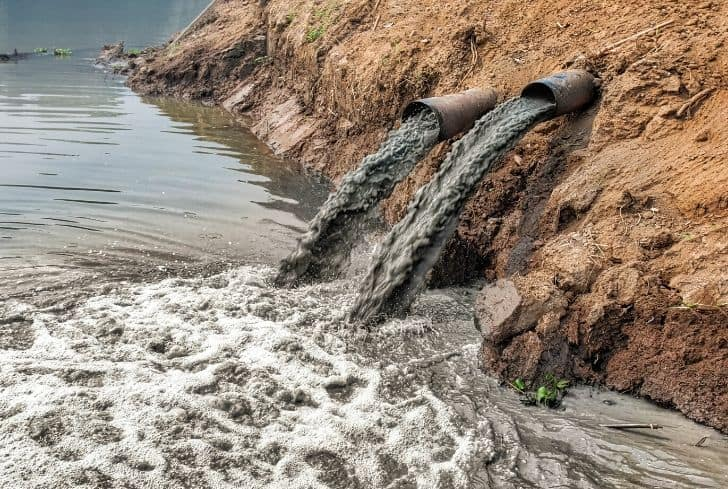
#> input picture QuizDigitalImageLorduy/Imagenesquiz/imagen1.jpg, 728 x 489 px
$ jupyter execute Quiz.ipynb
#> lines starting #> are read from the running program, lines starting #| are printed output that depends on the picture
[cell 1]
import cv2
import matplotlib.pyplot as plt

[cell 2]
# Reading image files
img1 = cv2.imread('Imagenesquiz/imagen1.jpg')
#> img1 is the input picture: shape (489, 728, 3); mean B, G, R 124, 137.9, 151.4
img2 = cv2.imread('Imagenesquiz/imagen2.jpg')
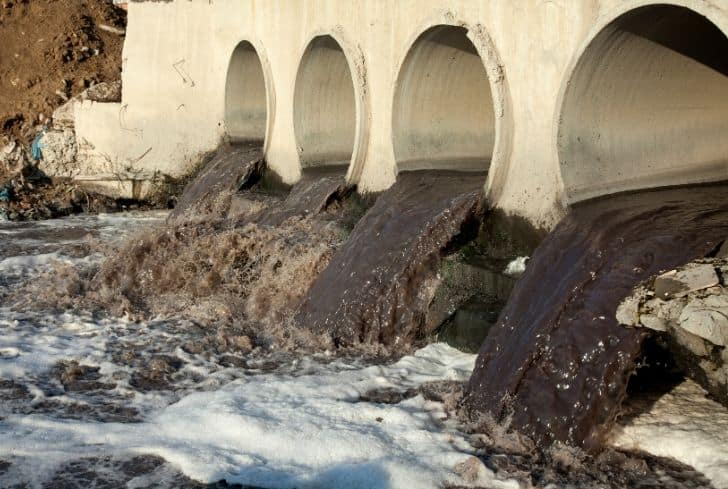
#> input picture QuizDigitalImageLorduy/Imagenesquiz/imagen2.jpg, 728 x 489 px
#> img2 is the input picture: shape (489, 728, 3); mean B, G, R 107.3, 123.3, 133.5
img3 = cv2.imread('Imagenesquiz/imagen3.jpg')
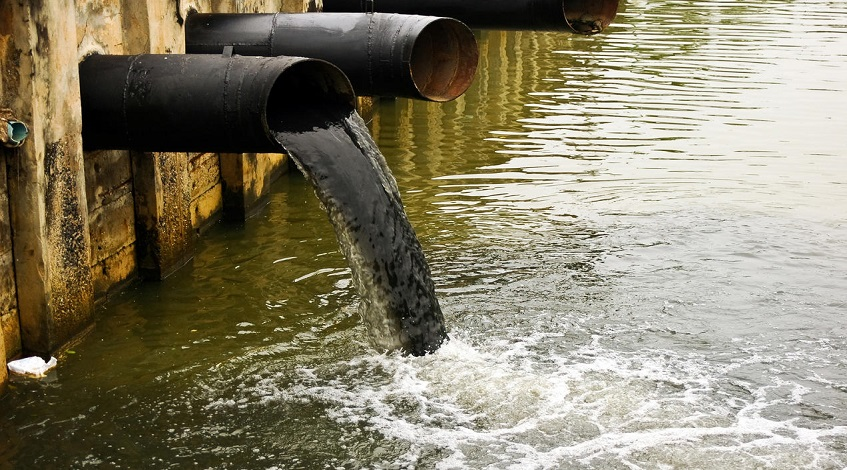
#> input picture QuizDigitalImageLorduy/Imagenesquiz/imagen3.jpg, 847 x 470 px
#> img3 is the input picture: shape (470, 847, 3); mean B, G, R 108.4, 130.4, 137.2
img4 = cv2.imread('Imagenesquiz/imagen4.jpg')
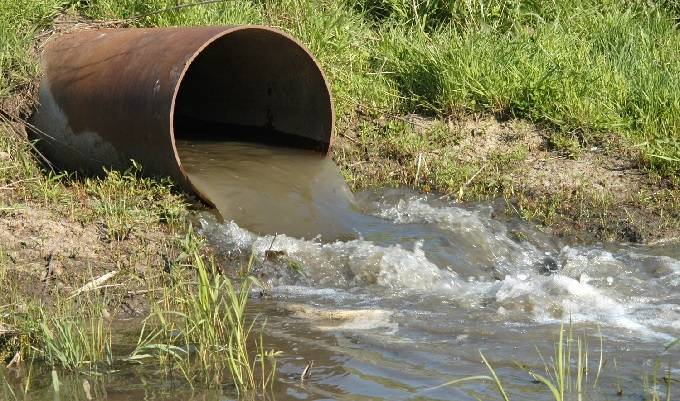
#> input picture QuizDigitalImageLorduy/Imagenesquiz/imagen4.jpg, 680 x 401 px
#> img4 is the input picture: shape (401, 680, 3); mean B, G, R 92.3, 125.9, 128.6
dim = (680,480)
img1r = cv2.resize(img1, dim, interpolation = cv2.INTER_AREA)
img2r = cv2.resize(img2, dim, interpolation = cv2.INTER_AREA)
img3r = cv2.resize(img3, dim, interpolation = cv2.INTER_AREA)
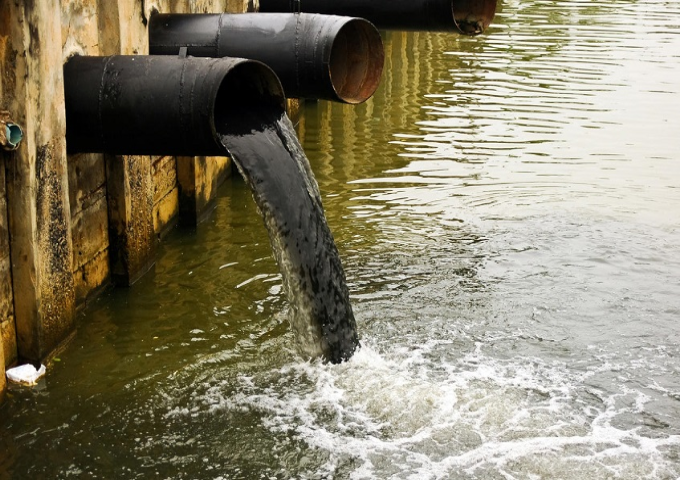
#> img3r: shape (480, 680, 3); mean B, G, R 108.3, 130.3, 137
img4r = cv2.resize(img4, dim, interpolation = cv2.INTER_AREA)
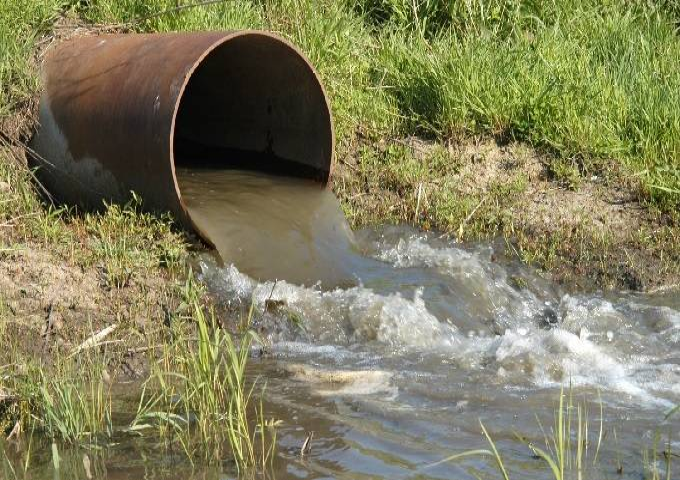
#> img4r: shape (480, 680, 3); mean B, G, R 92.2, 125.8, 128.5

# Applying NumPy addition on images

fimg = img1r + img2r + img3r + img4r

# Saving the output image
plt.imshow(fimg,cmap='gray')
plt.show()

[cell 3]
# Reading image files
img1 = cv2.imread('Imagenesquiz/imagen1.jpg')
img2 = cv2.imread('Imagenesquiz/imagen2.jpg')
img3 = cv2.imread('Imagenesquiz/imagen3.jpg')
img4 = cv2.imread('Imagenesquiz/imagen4.jpg')
dim = (680,480)
img1r = cv2.resize(img1, dim, interpolation = cv2.INTER_AREA)
img2r = cv2.resize(img2, dim, interpolation = cv2.INTER_AREA)
img3r = cv2.resize(img3, dim, interpolation = cv2.INTER_AREA)
img4r = cv2.resize(img4, dim, interpolation = cv2.INTER_AREA)


# Applying OpenCV subtraction on images
fimg1 = cv2.subtract(img1r, img2r)
fimg2 = cv2.subtract(img3r, img4r)
fimg3 = cv2.subtract(fimg1, fimg2)

# Saving the output image
plt.imshow(fimg3,cmap='gray')
plt.show()

[cell 4]
# Reading image file
img1 = cv2.imread('Imagenesquiz/imagen1.jpg')
img2 = cv2.imread('Imagenesquiz/imagen2.jpg')
img3 = cv2.imread('Imagenesquiz/imagen3.jpg')
img4 = cv2.imread('Imagenesquiz/imagen4.jpg')
dim = (680,480)
img1r = cv2.resize(img1, dim, interpolation = cv2.INTER_AREA)
img2r = cv2.resize(img2, dim, interpolation = cv2.INTER_AREA)
img3r = cv2.resize(img3, dim, interpolation = cv2.INTER_AREA)
img4r = cv2.resize(img4, dim, interpolation = cv2.INTER_AREA)

# Applying NumPy scalar multiplication on image
fimg = img1r*img2r*img3r*img4r

# Saving the output image
plt.imshow(fimg,cmap='gray')
plt.show()

[cell 5]
# Reading image file
img1 = cv2.imread('Imagenesquiz/imagen1.jpg')
img2 = cv2.imread('Imagenesquiz/imagen2.jpg')
img3 = cv2.imread('Imagenesquiz/imagen3.jpg')
img4 = cv2.imread('Imagenesquiz/imagen4.jpg')
dim = (680,480)
img1r = cv2.resize(img1, dim, interpolation = cv2.INTER_AREA)
img2r = cv2.resize(img2, dim, interpolation = cv2.INTER_AREA)
img3r = cv2.resize(img3, dim, interpolation = cv2.INTER_AREA)
img4r = cv2.resize(img4, dim, interpolation = cv2.INTER_AREA)

# Applying OpenCV scalar division on image
fimg1 = cv2.divide(img1r, img2r)
fimg2 = cv2.divide(img3r, img4r)
fimg3 = cv2.divide(fimg1, fimg2)

# Saving the output image
plt.imshow(fimg3,cmap='gray')
plt.show()

[cell 6]
# Reading image files
img1 = cv2.imread('Imagenesquiz/imagen1.jpg')
img2 = cv2.imread('Imagenesquiz/imagen2.jpg')
img3 = cv2.imread('Imagenesquiz/imagen3.jpg')
img4 = cv2.imread('Imagenesquiz/imagen4.jpg')
dim = (680,480)
img1r = cv2.resize(img1, dim, interpolation = cv2.INTER_AREA)
img2r = cv2.resize(img2, dim, interpolation = cv2.INTER_AREA)
img3r = cv2.resize(img3, dim, interpolation = cv2.INTER_AREA)
img4r = cv2.resize(img4, dim, interpolation = cv2.INTER_AREA)

# Applying NumPy addition on images
fimg1= cv2.add(img1r, img2r)
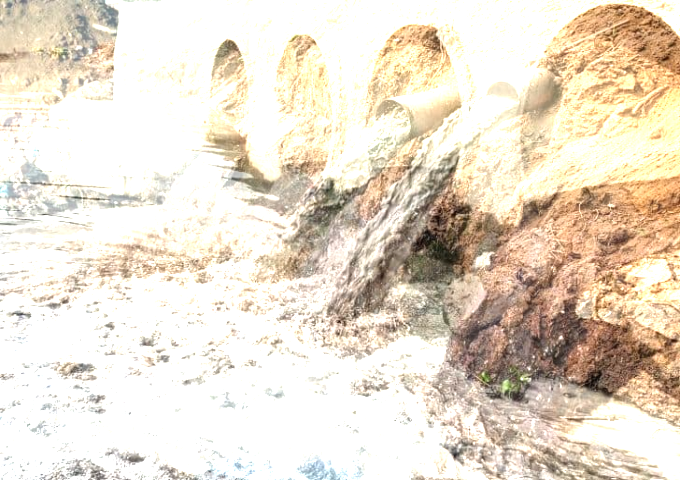
#> fimg1: shape (480, 680, 3); mean B, G, R 205.7, 221.6, 232.5
fimg2=cv2.add(img3r,img4r)
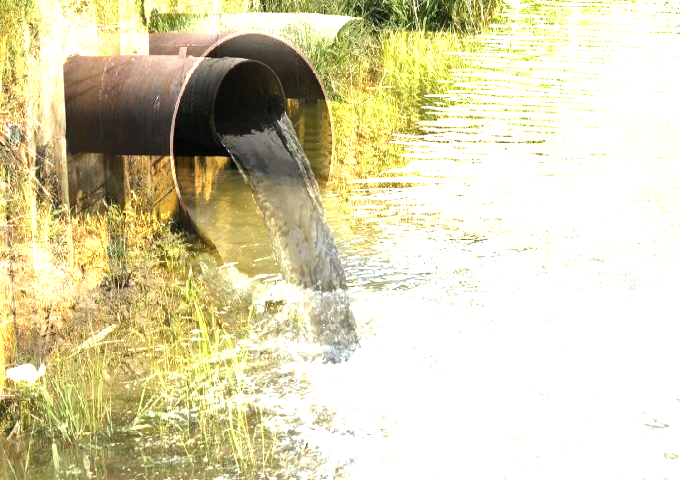
#> fimg2: shape (480, 680, 3); mean B, G, R 174.6, 210.4, 216.9
fimg3=cv2.add(fimg1, fimg2)

# Saving the output image
plt.imshow(fimg3,cmap='gray')
plt.show()

[cell 7]
# Reading image files
img1 = cv2.imread('Imagenesquiz/imagen1.jpg')
img2 = cv2.imread('Imagenesquiz/imagen2.jpg')
img3 = cv2.imread('Imagenesquiz/imagen3.jpg')
img4 = cv2.imread('Imagenesquiz/imagen4.jpg')
dim = (680,480)
img1r = cv2.resize(img1, dim, interpolation = cv2.INTER_AREA)
img2r = cv2.resize(img2, dim, interpolation = cv2.INTER_AREA)
img3r = cv2.resize(img3, dim, interpolation = cv2.INTER_AREA)
img4r = cv2.resize(img4, dim, interpolation = cv2.INTER_AREA)

# Applying OpenCV subtraction on images
fimg = img1r - img2r - img3r - img4r
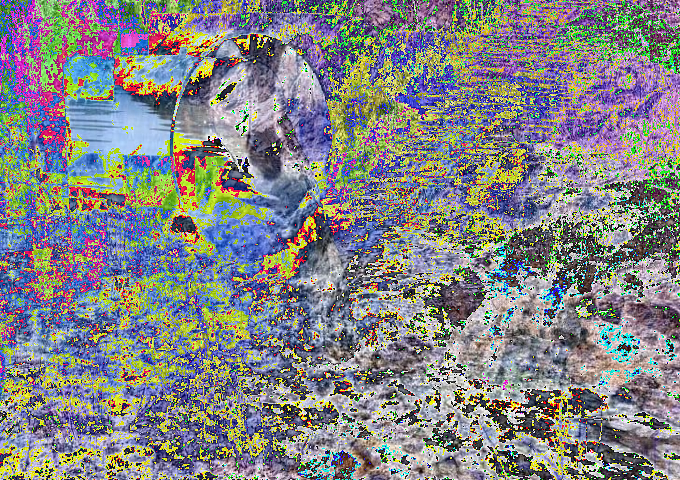
#> fimg: shape (480, 680, 3); mean B, G, R 133.3, 131.9, 130.9

# Saving the output image
plt.imshow(fimg,cmap='gray')
plt.show()

[cell 8]
# Reading image file
img1 = cv2.imread('Imagenesquiz/imagen1.jpg')
img2 = cv2.imread('Imagenesquiz/imagen2.jpg')
img3 = cv2.imread('Imagenesquiz/imagen3.jpg')
img4 = cv2.imread('Imagenesquiz/imagen4.jpg')
dim = (680,480)
img1r = cv2.resize(img1, dim, interpolation = cv2.INTER_AREA)
img2r = cv2.resize(img2, dim, interpolation = cv2.INTER_AREA)
img3r = cv2.resize(img3, dim, interpolation = cv2.INTER_AREA)
img4r = cv2.resize(img4, dim, interpolation = cv2.INTER_AREA)


# Applying NumPy scalar multiplication on image
fimg1 = cv2.multiply(img1r, img2r)
fimg2 = cv2.multiply(img3r, img4r)
fimg3 = cv2.multiply(fimg1, fimg2)
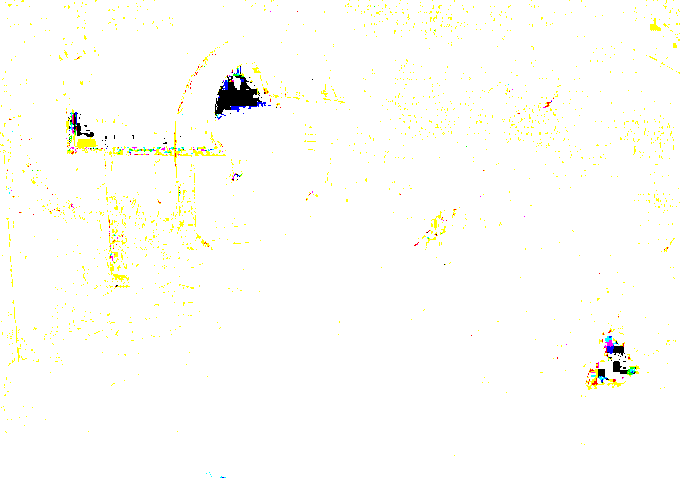
#> fimg3: shape (480, 680, 3); mean B, G, R 249.6, 253.4, 253.5

# Saving the output image
plt.imshow(fimg3,cmap='gray')
plt.show()

[cell 9]
result = ~img1
plt.imshow(result,cmap='gray')
plt.show()

[cell 10]
result = img1 & img2
plt.imshow(result,cmap='gray')
plt.show()

[cell 11]
result = img1 | img2
plt.imshow(result)
plt.show()

[cell 12]
result = img1 ^ img2
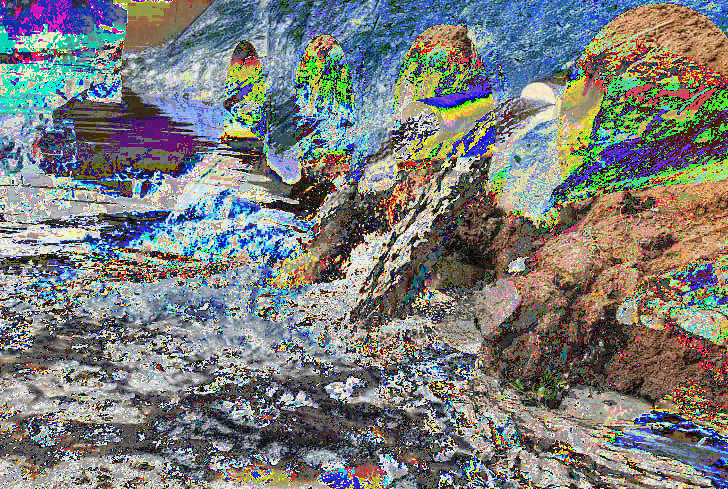
#> result: shape (489, 728, 3); mean B, G, R 123.2, 125, 123.2
plt.imshow(result,cmap='gray')
plt.show()
